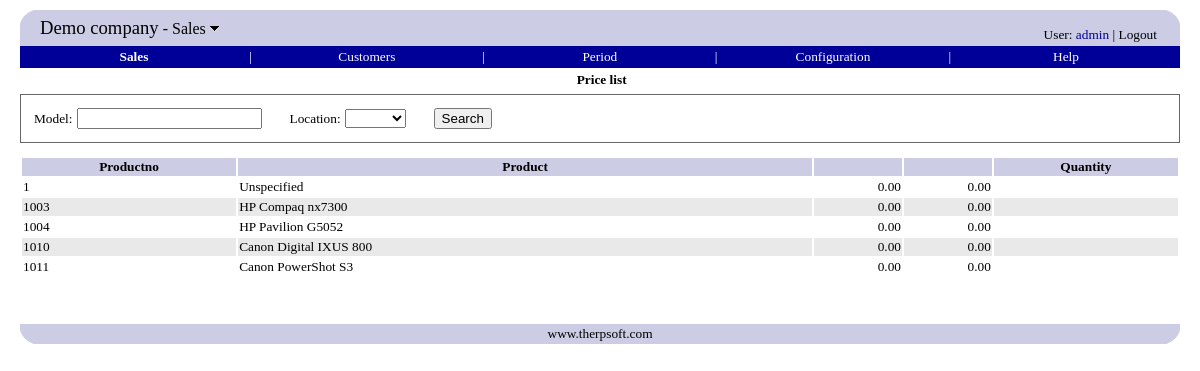
The page /sales/pricelist.php (signed in) on the database as committed earlier.
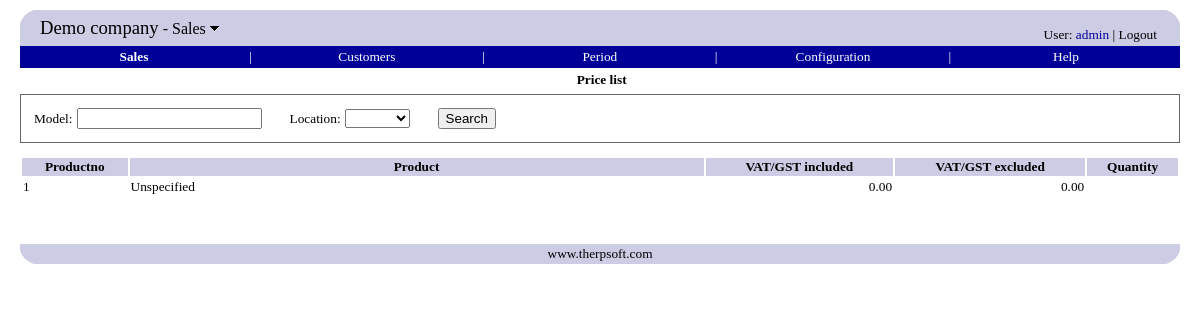
The same page on the database as committed later.
### tables this page shows
CREATE TABLE `companyinfo` (
  `companyname` varchar(80) default NULL,
  `vatnumber` varchar(32) default NULL,
  `streetaddress` varchar(128) default NULL,
  `city` varchar(32) default NULL,
  `zipcode` varchar(20) default NULL,
  `email` varchar(80) default NULL
);

CREATE TABLE `product` (
  `productid` varchar(32) NOT NULL,
  `description` varchar(80) NOT NULL default '',
  `purchase_price` double default '0',
  `model` varchar(80) NOT NULL default '',
  `quantity` int(11) NOT NULL default '0',
  `categoryid` int(10) unsigned NOT NULL,
  unittype integer unsigned,
  active smallint not null default '1',
  PRIMARY KEY  (`productid`)
);

create table pricelist (
	listid integer unsigned not null auto_increment,
	description varchar(80),
	vat_included smallint not null default '0',
	primary key (listid)
);

### include/database.inc.php (called while the page is built, shortened)
<?php
function query($sql)
{
	$q = mysql_query($sql);
	$err = mysql_error();
	return $q;
}
function fetch_array($query)
{
	return mysql_fetch_array($query);
}
function fetch_object($query)
{
	return mysql_fetch_object($query);
}
function findValue($sql, $default = null)
{
    $rs = query($sql);
    $row = fetch_array($rs);
    if ($row == null)
    	return $default;
    return $row[0];
}
?>

### sales/pricelist.php (the view, shortened to what this page needs)
<?php
    $model = getParam('model');
    $locationid = getParam('locationid');
	$locationSQL = '';
	$selectSQL = "
	select
	    p.productid,
	    model,
	    (select sum(diff) from stockmove m where m.productid=p.productid $locationSQL) as quantity,
	    incvat.price as price_incvat,
	    exvat.price as price_exvat
	from product p
	left outer join sales_price incvat on incvat.productid=p.productid and incvat.listid=2
	left outer join sales_price exvat on exvat.productid=p.productid and exvat.listid=1
	where model like '$model%'
	and active=1
	";
	$locations = rs2array(query("select locationid, name from location"));
	$caption_exvat = findValue("select description from pricelist where listid=1");
	$caption_incvat = findValue("select description from pricelist where listid=2");
?>
<?php head("Products") ?>
<body>
<?php menubar('index.php') ?>
<form action="pricelist.php" method="GET" name=searchform>
<div class="border">
<table>
<tr>
	<td><?php etr("Model") ?>:</td><td><?php textbox('model', $model) ?></td><td width=20/>
	<td><?php etr("Location") ?>:</td><td><?php combobox('locationid', $locations, $locationid, true) ?></td><td width=20/>
	<td>
	</td>
</tr>
</table>
</div>
</form>
<form action="pricelist.php" method=POST>
<table width='100%'>
<th><?php etr("Productno") ?></th>
<th width='50%'><?php etr("Product") ?></th>
<?php
echo "<th>$caption_incvat</th>";
echo "<th>$caption_exvat</th>";
echo "<th>" . tr("Quantity") . "</th>";
$rs = query($selectSQL);
$class = "odd";
while ($row = fetch_object($rs)) {
	echo "<tr class='$class'>";
	echo "<td>$row->productid</td>";
	echo "<td>$row->model</td>";
	echo "<td align=right>". formatMoney($row->price_incvat) . "</td>";
	echo "<td align=right>". formatMoney($row->price_exvat) . "</td>";
	echo "<td align=right>$row->quantity</td>";
	echo "</tr>";
	$class = ($class == "odd" ? "even" : "odd");
}
?>
</table>
<br/>
</form>
<?php bottom() ?>
</body>

### include/therp_include.php (shortened to what this page needs)
<?php
include('standard_include.php');
function top0($module = null)
{
	echo "<table cellpadding=0 cellspacing=0 width='100%' border=0>";
	echo "<tr>";
	echo "<td width=20><img src='../images/tl.png'></td>";
	echo "<td rowspan=2 bgColor='#CCCCE5'>";
	$title = tr("Switch module");
	$thERP = findValue("select companyname from companyinfo");
	echo "<span style='font-size: 14pt;'>";
	echo "<a class=logo href='../common/modules.php' title='$title'>$thERP</a></span>";
	if ($module != null) {
		echo "<span style='font-size: 12pt;'>&nbsp;-&nbsp;";
		$onMouseOver = "document.getElementById(\"down\").src=\"../images/down_hover.gif\"";
		$onMouseOut = "document.getElementById(\"down\").src=\"../images/down.gif\"";
		echo "<a class=logo href='../common/modules.php' title='$title' ";
		echo "onMouseOver='$onMouseOver' onMouseOut='$onMouseOut'>";
		echo tr($module);
		echo "&nbsp;<img id=down src='../images/down.gif' border=0 style='position: relative; top: -2'>";
		echo "</a>";
		echo "</span>";
	}
	echo "</td>";
	echo "<td align=right valign=bottom rowspan=2 bgColor='#CCCCE5' style='padding: 3'>";
	echo "<span class=username>";
	$href = '../payroll/selfservice_settings.php';
	echo tr("User") . ": <a href='$href'>" . getUser() . "</a> | <a href='../common/modules.php?logout=true' class=logo>";
	echo tr("Logout") . "</a>";
	echo "</span>\n";
	echo "</td>";
	echo "<td width=20><img src='../images/tr.png'></td>";
	echo "</tr>";
	echo "<tr bgColor='#CCCCE5'>";
	echo "<td>&nbsp;</td>";
	echo "<td>&nbsp;</td>";
	echo "</tr>";
	echo "</table>\n";
}
function bottom()
{
	echo "<br>";
	echo "<table cellpadding=0 cellspacing=0 width='100%' border=0>";
	echo "<tr>";
	echo "<td width=20><img src='../images/bl.png'></td>";
	echo "<td bgColor='#CCCCE5' align=center><a href='http://www.therpsoft.com' class=logo>www.therpsoft.com</a></td>";
	echo "<td width=20><img src='../images/br.png'></td>";
	echo "</tr>";
	echo "</table>";
}
function menu($href, $text, $width, $hasNext, $currentHref)
{
	$current = $href == $currentHref;
	$class = $current ? 'menubar_current' : 'menubar';
	echo "<td width='$width%' align='center'><a class=$class href='$href'>" . tr($text) . "</a></td>\n";
	if ($hasNext)
		echo "<td>|</td>";
}
function head_begin($title)
{
	echo "<head>";
}
function head_end()
{
	echo "</head>";
}
function head($title)
{
	head_begin($title);
	head_end();
}
?>

Rows that differ between the two databases and show on the page:
removed product: productid "1003", model "HP Compaq nx7300", price_incvat "0.00", price_exvat "0.00"
removed product: productid "1004", model "HP Pavilion G5052", price_incvat "0.00", price_exvat "0.00"
removed product: productid "1010", model "Canon Digital IXUS 800", price_incvat "0.00", price_exvat "0.00"
removed product: productid "1011", model "Canon PowerShot S3", price_incvat "0.00", price_exvat "0.00"
added pricelist: description "VAT/GST included"
added pricelist: description "VAT/GST excluded"
